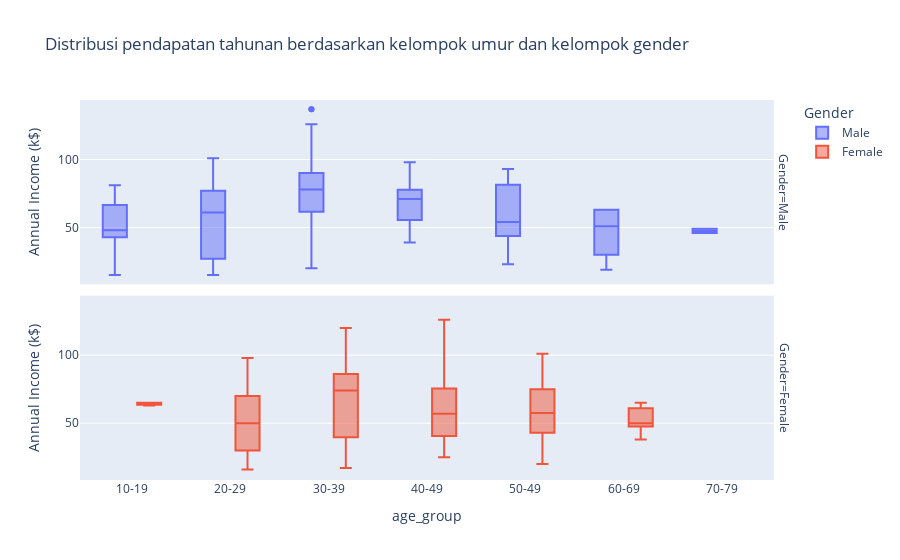

Write notebook code for a chart like this one.
### Markdown cell above
<b>Observation:</b>

Dari plot kotak di atas, kita dapat mengamati bahwa distribusi kedua kelompok gender memiliki pola yang sama untuk dua kelompok usia 20-29 dan 30-39. Skor pengeluaran rata-rata 30-39 adalah yang tertinggi dibandingkan dengan kelompok usia lainnya.

#### 2.3 Apa distribusi pendapatan tahunan dari berbagai kelompok umur?

### Code cell
age_group_order = ['10-19', '20-29', '30-39', '40-49', '50-49', '60-69', '70-79']
px.box(customer_df, y="Annual Income (k$)", x="age_group",
       title="Distribusi pendapatan tahunan berdasarkan kelompok umur dan kelompok gender",
       color="Gender",
       category_orders={"age_group": age_group_order},
       facet_row="Gender")

### Figure 1 — Plotly figure (JSON) as saved in the notebook; plotly's stock layout.template omitted (floating-point values rounded to 4 significant figures)
{"data": [{"alignmentgroup": "True", "hovertemplate": "Gender=Male<br>age_group=%{x}<br>Annual Income (k$)=%{y}<extra></extra>", "legendgroup": "Male", "marker": {"color": "#636efa"}, "name": "Male", "notched": false, "offsetgroup": "Male", "orientation": "v", "showlegend": true, "type": "box", "x": ["10-19", "20-29", "60-69", "60-69", "30-39", "20-29", "20-29", "50-49", "30-39", "20-29", "30-39", "20-29", "30-39", "60-69", "50-49", "10-19", "20-29", "40-49", "30-39", "50-49", "40-49", "60-69", "50-49", "70-79", "10-19", "60-69", "10-19", "10-19", "70-79", "50-49", "20-29", "40-49", "50-49", "30-39", "60-69", "40-49", "10-19", "40-49", "20-29", "40-49", "20-29", "60-69", "20-29", "40-49", "50-49", "60-69", "60-69", "60-69", "10-19", "20-29", "30-39", "40-49", "40-49", "50-49", "30-39", "40-49", "30-39", "20-29", "30-39", "10-19", "30-39", "20-29", "20-29", "40-49", "30-39", "40-49", "30-39", "30-39", "30-39", "10-19", "50-49", "40-49", "30-39", "40-49", "20-29", "30-39", "30-39", "50-49", "20-29", "50-49", "30-39", "40-49", "30-39", "20-29", "30-39", "30-39", "30-39", "30-39"], "x0": " ", "xaxis": "x2", "y": [15, 15, 19, 19, 20, 20, 21, 23, 24, 24, 25, 28, 28, 30, 33, 33, 38, 39, 42, 43, 43, 44, 46, 46, 46, 48, 48, 48, 49, 54, 54, 54, 54, 54, 54, 54, 59, 60, 60, 61, 61, 62, 62, 62, 63, 63, 63, 63, 64, 67, 69, 71, 71, 71, 71, 71, 71, 73, 73, 74, 75, 77, 77, 77, 78, 78, 78, 78, 78, 81, 85, 86, 87, 87, 87, 87, 87, 88, 88, 93, 93, 98, 99, 101, 113, 126, 137, 137], "y0": " ", "yaxis": "y2"}, {"alignmentgroup": "True", "hovertemplate": "Gender=Female<br>age_group=%{x}<br>Annual Income (k$)=%{y}<extra></extra>", "legendgroup": "Female", "marker": {"color": "#EF553B"}, "name": "Female", "notched": false, "offsetgroup": "Female", "orientation": "v", "showlegend": true, "type": "box", "x": ["20-29", "20-29", "30-39", "20-29", "30-39", "20-29", "30-39", "30-39", "50-49", "20-29", "30-39", "30-39", "40-49", "50-49", "40-49", "40-49", "20-29", "20-29", "40-49", "20-29", "40-49", "30-39", "30-39", "20-29", "60-69", "30-39", "40-49", "20-29", "50-49", "20-29", "20-29", "30-39", "40-49", "30-39", "50-49", "50-49", "20-29", "60-69", "50-49", "40-49", "60-69", "30-39", "40-49", "60-69", "60-69", "40-49", "20-29", "40-49", "40-49", "20-29", "50-49", "20-29", "30-39", "50-49", "60-69", "40-49", "30-39", "40-49", "20-29", "20-29", "40-49", "20-29", "60-69", "10-19", "30-39", "10-19", "10-19", "60-69", "40-49", "50-49", "50-49", "30-39", "40-49", "20-29", "30-39", "20-29", "30-39", "20-29", "40-49", "30-39", "50-49", "20-29", "30-39", "30-39", "30-39", "40-49", "30-39", "40-49", "20-29", "30-39", "30-39", "50-49", "20-29", "30-39", "30-39", "30-39", "30-39", "50-49", "30-39", "30-39", "30-39", "20-29", "40-49", "50-49", "40-49", "30-39", "30-39", "30-39", "30-39", "40-49", "30-39", "40-49"], "x0": " ", "xaxis": "x", "y": [16, 16, 17, 17, 18, 18, 19, 19, 20, 20, 21, 23, 25, 28, 28, 29, 29, 30, 33, 33, 34, 34, 37, 37, 38, 39, 39, 39, 40, 40, 40, 40, 42, 43, 43, 44, 46, 47, 47, 48, 48, 48, 49, 50, 50, 54, 54, 54, 54, 54, 57, 57, 58, 58, 59, 60, 60, 60, 60, 62, 62, 62, 63, 63, 64, 65, 65, 65, 65, 67, 67, 67, 69, 70, 70, 72, 72, 73, 73, 74, 75, 76, 76, 77, 78, 78, 78, 78, 78, 78, 78, 79, 79, 81, 85, 86, 87, 88, 88, 97, 97, 98, 99, 101, 103, 103, 103, 103, 113, 120, 120, 126], "y0": " ", "yaxis": "y"}], "layout": {"annotations": [{"font": {}, "showarrow": false, "text": "Gender=Female", "textangle": 90, "x": 0.98, "xanchor": "left", "xref": "paper", "y": 0.2425, "yanchor": "middle", "yref": "paper"}, {"font": {}, "showarrow": false, "text": "Gender=Male", "textangle": 90, "x": 0.98, "xanchor": "left", "xref": "paper", "y": 0.7575, "yanchor": "middle", "yref": "paper"}], "boxmode": "group", "legend": {"title": {"text": "Gender"}, "tracegroupgap": 0}, "title": {"text": "Distribusi pendapatan tahunan berdasarkan kelompok umur dan kelompok gender"}, "xaxis": {"anchor": "y", "categoryarray": ["10-19", "20-29", "30-39", "40-49", "50-49", "60-69", "70-79"], "categoryorder": "array", "domain": [0, 0.98], "title": {"text": "age_group"}}, "xaxis2": {"anchor": "y2", "domain": [0, 0.98], "matches": "x", "showticklabels": false}, "yaxis": {"anchor": "x", "domain": [0, 0.485], "title": {"text": "Annual Income (k$)"}}, "yaxis2": {"anchor": "x2", "domain": [0.515, 1], "matches": "y", "title": {"text": "Annual Income (k$)"}}}}
